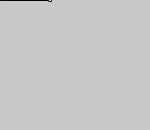
Frame 1 (no input)
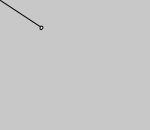
Frame 60 (the mouse pressed at the canvas centre just before this capture)
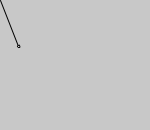
Frame 120 (the mouse held since frame 60 and released just before this capture)

The Processing sketch that drew these frames (run headless with seeded random() and noise(); from frame 60 on, the mouse is pressed at the canvas centre):

// Processing sketch: sketch018b
// ── sketch018b.pde
float angle = 0.0, d = 0.01;

void setup ()
{
  size (150, 130);
  stroke(0);
}

void draw ()
{
  background (200);
  rotate (angle);
  line (0, 0, 50, 0);
  ellipse (50, 0, 3, 3);
  angle += d;
  if (angle > 1.6) d = -d;
  else if (angle < 0.0) d = -d;
}
